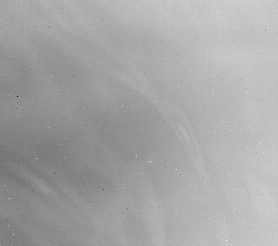
%> input picture images/1.bmp, 278 x 246 px
$ octave main.m   (GNU Octave 9; MATLAB toolbox functions it lacks are replaced by stand-ins)
%> lines starting %> are read from the running program, lines starting %| are printed output that depends on the picture
### admdfunc.m
function re = admdfunc(img,scale)
img = double(img);
out = [];
for ii = 1:length(scale)
    out = cat(3, out, subfubc(img, scale(ii)));
end
re = max(out, [], 3);
end

% [21 lines left out: function subfubc, not called in this run]

### main.m
%{
    Copyright (c) 2024 BINGBING DAN

    Author: Bingbing Dan
    Email: danbingbing20@mails.ucas.ac.cn
    Affiliation: University of Chinese Academy of Sciences

    Corresponding Publication:
    Bingbing Dan, et al. "Infrared dim-small target detection via chessboard topology"
    Optics & Laser Technology, 2024

%}

clc;
clear;
close all;

img = imread('images/1.bmp');
%> img is the input picture: size 246x278 uint8; min 0, max 255, mean 165.8
img = mat2gray(img);
%> img: size 246x278 double
[m,n] = size(img);
%> m = 246; n = 278
row = 5;
col = 5;

colPixel = [];
cPixel = [];
maxC = [];
minC = [];
for mm = 2:1+row
    imgScale = admdfunc(img,mm);
    threshold = min(imgScale(:)):(max(imgScale(:))-min(imgScale(:)))/col:max(imgScale(:));
    threshold(end) = threshold(end)+1;
    temp = zeros(m,n);
    C = [];
    for ii = 1:col
        if find(imgScale>=threshold(ii) & imgScale<threshold(ii+1))
            temp(imgScale>=threshold(ii) & imgScale<threshold(ii+1)) = ii;
            C = cat(1,C,sum(temp(:)==ii));
        else
             C = cat(1,C,0);
        end
    end

    colPixel = cat(3,colPixel,temp);
    cPixel = cat(3,cPixel,arrayfun(@(x) C(x),temp));
    maxC = cat(3,maxC,max(C).*ones(m,n));
    C(C==0)=Inf;
    minC = cat(3,minC,min(C).*ones(m,n));
end
%> this loop made 5 passes
%> pass 1, `cPixel = cat(3,cPixel,arrayfun(@(x) C(x),temp));`:
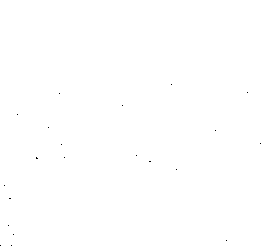
%> cPixel: size 246x278 double; min 2, max 68363, mean 68338; drawn with min black and max white
%> after the loop:
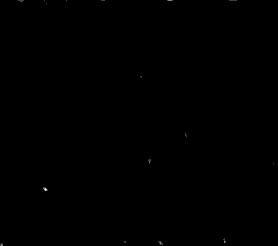
%> temp: size 246x278 double; min 1, max 5, mean 1; mean of the top-left, top-right, bottom-left and bottom-right quarters 1, 1, 1, 1; drawn with min black and max white
%> after the loop, C = [68292; 76; 15; 4; 1]; threshold = [0 6.7e-05 0.000134 0.000201 0.000268 1]

% scoreL
scoreL = sum(maxC./cPixel,3);
subplot(131)
imshow(scoreL,[])
title('scoreL')

% scoreS
mostCol = mode(colPixel,3);
mostCol = repmat(mostCol,[1 1 row]);
cPixel(colPixel~=mostCol) = 0;
x = minC./cPixel;
x(x==Inf)=0;
scoreS = sum(x,3);
subplot(132)
imshow(scoreS,[])
title('scoreS')

% result
R = mat2gray(scoreS)+mat2gray(scoreL);
subplot(133)
imshow(R,[])
title('Result')

$ run again, with images/2.bmp copied over images/1.bmp
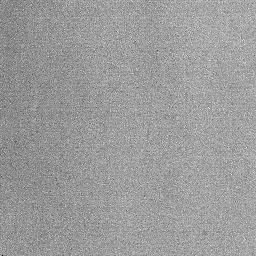
%> input picture images/2.bmp, 256 x 256 px
%> img is the input picture: size 256x256 uint8; min 0, max 255, mean 155.4
%> img: size 256x256 double
%> the loop `for mm = 2:1+row` made 5 passes
%> pass 1, `imgScale = admdfunc(img,mm);`:
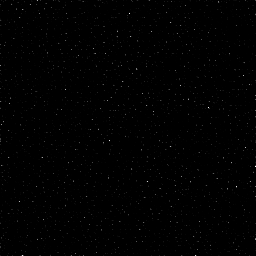
%> imgScale: size 256x256 double; min 0, max 0.00796, mean 3.57e-05; drawn with min black and max white
%> pass 1, `cPixel = cat(3,cPixel,arrayfun(@(x) C(x),temp));`:
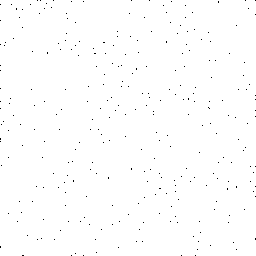
%> cPixel: size 256x256 double; min 8, max 65231, mean 64928.3; drawn with min black and max white
%> after the loop `for mm = 2:1+row`: C = [65422; 92; 16; 2; 4]; threshold = [0 0.000336 0.000671 0.00101 0.00134 1]
